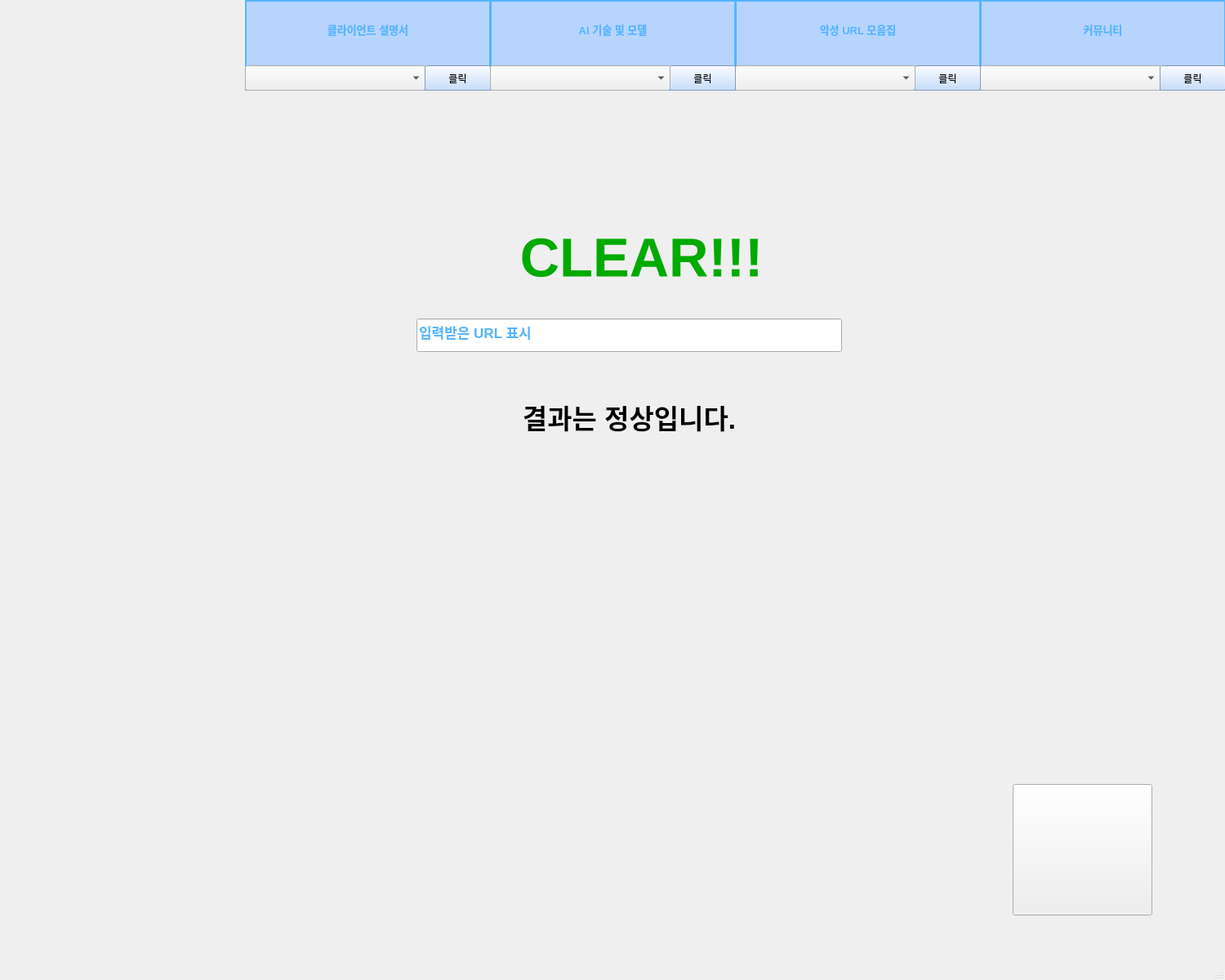
<?xml version="1.0" encoding="UTF-8"?>
<ui version="4.0">
 <class>MainWindow</class>
 <widget class="QMainWindow" name="MainWindow">
  <property name="geometry">
   <rect>
    <x>0</x>
    <y>0</y>
    <width>1500</width>
    <height>1200</height>
   </rect>
  </property>
  <property name="windowTitle">
   <string>Clear</string>
  </property>
  <property name="windowIcon">
   <iconset>
    <normaloff>web.png</normaloff>web.png</iconset>
  </property>
  <widget class="QWidget" name="centralwidget">
   <widget class="QLabel" name="label_9">
    <property name="geometry">
     <rect>
      <x>310</x>
      <y>10</y>
      <width>281</width>
      <height>51</height>
     </rect>
    </property>
    <property name="font">
     <font>
      <pointsize>10</pointsize>
      <weight>75</weight>
      <bold>true</bold>
     </font>
    </property>
    <property name="styleSheet">
     <string notr="true">color: rgb(83, 180, 255);
background-color: rgb(183, 212, 255);</string>
    </property>
    <property name="text">
     <string>클라이언트 설명서</string>
    </property>
    <property name="alignment">
     <set>Qt::AlignCenter</set>
    </property>
   </widget>
   <widget class="QPushButton" name="pushButton_5">
    <property name="geometry">
     <rect>
      <x>520</x>
      <y>80</y>
      <width>81</width>
      <height>31</height>
     </rect>
    </property>
    <property name="styleSheet">
     <string notr="true">color: rgb(0, 0, 0);
background-color: rgb(183, 212, 255);</string>
    </property>
    <property name="text">
     <string>클릭</string>
    </property>
   </widget>
   <widget class="QComboBox" name="comboBox_4">
    <property name="geometry">
     <rect>
      <x>300</x>
      <y>80</y>
      <width>221</width>
      <height>31</height>
     </rect>
    </property>
    <property name="focusPolicy">
     <enum>Qt::ClickFocus</enum>
    </property>
    <property name="whatsThis">
     <string>&lt;html&gt;&lt;head/&gt;&lt;body&gt;&lt;p&gt;&lt;br/&gt;&lt;/p&gt;&lt;/body&gt;&lt;/html&gt;</string>
    </property>
    <property name="styleSheet">
     <string notr="true"/>
    </property>
    <property name="placeholderText">
     <string>클라이언트 설명서</string>
    </property>
    <item>
     <property name="text">
      <string>클라이언트 버전</string>
     </property>
    </item>
    <item>
     <property name="text">
      <string>개발 도구</string>
     </property>
    </item>
    <item>
     <property name="text">
      <string extracomment="ㄹㅇㄴㄹㄴㅇㄹㄴ">공식 문서</string>
     </property>
    </item>
   </widget>
   <widget class="QListView" name="client_4">
    <property name="geometry">
     <rect>
      <x>300</x>
      <y>0</y>
      <width>301</width>
      <height>111</height>
     </rect>
    </property>
    <property name="styleSheet">
     <string notr="true">color: rgb(83, 180, 255);
background-color: rgb(183, 212, 255);</string>
    </property>
    <property name="frameShape">
     <enum>QFrame::WinPanel</enum>
    </property>
    <property name="frameShadow">
     <enum>QFrame::Plain</enum>
    </property>
   </widget>
   <widget class="QListView" name="client_3">
    <property name="geometry">
     <rect>
      <x>1200</x>
      <y>0</y>
      <width>301</width>
      <height>111</height>
     </rect>
    </property>
    <property name="styleSheet">
     <string notr="true">color: rgb(83, 180, 255);
background-color: rgb(183, 212, 255);</string>
    </property>
    <property name="frameShape">
     <enum>QFrame::WinPanel</enum>
    </property>
    <property name="frameShadow">
     <enum>QFrame::Plain</enum>
    </property>
   </widget>
   <widget class="QComboBox" name="comboBox_3">
    <property name="geometry">
     <rect>
      <x>1200</x>
      <y>80</y>
      <width>221</width>
      <height>31</height>
     </rect>
    </property>
    <property name="focusPolicy">
     <enum>Qt::ClickFocus</enum>
    </property>
    <property name="whatsThis">
     <string>&lt;html&gt;&lt;head/&gt;&lt;body&gt;&lt;p&gt;&lt;br/&gt;&lt;/p&gt;&lt;/body&gt;&lt;/html&gt;</string>
    </property>
    <property name="styleSheet">
     <string notr="true"/>
    </property>
    <property name="placeholderText">
     <string>클라이언트 설명서</string>
    </property>
    <item>
     <property name="text">
      <string>Q &amp; A</string>
     </property>
    </item>
    <item>
     <property name="text">
      <string extracomment="ㄹㅇㄴㄹㄴㅇㄹㄴ">자유 게시판</string>
     </property>
    </item>
   </widget>
   <widget class="QLabel" name="label_8">
    <property name="geometry">
     <rect>
      <x>1210</x>
      <y>10</y>
      <width>281</width>
      <height>51</height>
     </rect>
    </property>
    <property name="font">
     <font>
      <pointsize>10</pointsize>
      <weight>75</weight>
      <bold>true</bold>
     </font>
    </property>
    <property name="styleSheet">
     <string notr="true">color: rgb(83, 180, 255);
background-color: rgb(183, 212, 255);</string>
    </property>
    <property name="text">
     <string>커뮤니티</string>
    </property>
    <property name="alignment">
     <set>Qt::AlignCenter</set>
    </property>
   </widget>
   <widget class="QPushButton" name="pushButton_3">
    <property name="geometry">
     <rect>
      <x>1120</x>
      <y>80</y>
      <width>81</width>
      <height>31</height>
     </rect>
    </property>
    <property name="styleSheet">
     <string notr="true">color: rgb(0, 0, 0);
background-color: rgb(183, 212, 255);</string>
    </property>
    <property name="text">
     <string>클릭</string>
    </property>
   </widget>
   <widget class="QListView" name="client_2">
    <property name="geometry">
     <rect>
      <x>900</x>
      <y>0</y>
      <width>301</width>
      <height>111</height>
     </rect>
    </property>
    <property name="styleSheet">
     <string notr="true">color: rgb(83, 180, 255);
background-color: rgb(183, 212, 255);</string>
    </property>
    <property name="frameShape">
     <enum>QFrame::WinPanel</enum>
    </property>
    <property name="frameShadow">
     <enum>QFrame::Plain</enum>
    </property>
   </widget>
   <widget class="QLabel" name="label_7">
    <property name="geometry">
     <rect>
      <x>910</x>
      <y>10</y>
      <width>281</width>
      <height>51</height>
     </rect>
    </property>
    <property name="font">
     <font>
      <pointsize>10</pointsize>
      <weight>75</weight>
      <bold>true</bold>
     </font>
    </property>
    <property name="styleSheet">
     <string notr="true">color: rgb(83, 180, 255);
background-color: rgb(183, 212, 255);</string>
    </property>
    <property name="text">
     <string>악성 URL 모음집</string>
    </property>
    <property name="alignment">
     <set>Qt::AlignCenter</set>
    </property>
   </widget>
   <widget class="QComboBox" name="comboBox_2">
    <property name="geometry">
     <rect>
      <x>900</x>
      <y>80</y>
      <width>221</width>
      <height>31</height>
     </rect>
    </property>
    <property name="focusPolicy">
     <enum>Qt::ClickFocus</enum>
    </property>
    <property name="whatsThis">
     <string>&lt;html&gt;&lt;head/&gt;&lt;body&gt;&lt;p&gt;&lt;br/&gt;&lt;/p&gt;&lt;/body&gt;&lt;/html&gt;</string>
    </property>
    <property name="styleSheet">
     <string notr="true"/>
    </property>
    <property name="placeholderText">
     <string>클라이언트 설명서</string>
    </property>
    <item>
     <property name="text">
      <string>피싱 URL</string>
     </property>
    </item>
   </widget>
   <widget class="QListView" name="client">
    <property name="geometry">
     <rect>
      <x>600</x>
      <y>0</y>
      <width>301</width>
      <height>111</height>
     </rect>
    </property>
    <property name="styleSheet">
     <string notr="true">color: rgb(83, 180, 255);
background-color: rgb(183, 212, 255);</string>
    </property>
    <property name="frameShape">
     <enum>QFrame::WinPanel</enum>
    </property>
    <property name="frameShadow">
     <enum>QFrame::Plain</enum>
    </property>
   </widget>
   <widget class="QLabel" name="label_6">
    <property name="geometry">
     <rect>
      <x>610</x>
      <y>10</y>
      <width>281</width>
      <height>51</height>
     </rect>
    </property>
    <property name="font">
     <font>
      <pointsize>10</pointsize>
      <weight>75</weight>
      <bold>true</bold>
     </font>
    </property>
    <property name="styleSheet">
     <string notr="true">color: rgb(83, 180, 255);
background-color: rgb(183, 212, 255);</string>
    </property>
    <property name="text">
     <string>AI 기술 및 모델</string>
    </property>
    <property name="alignment">
     <set>Qt::AlignCenter</set>
    </property>
   </widget>
   <widget class="QPushButton" name="pushButton_2">
    <property name="geometry">
     <rect>
      <x>820</x>
      <y>80</y>
      <width>81</width>
      <height>31</height>
     </rect>
    </property>
    <property name="styleSheet">
     <string notr="true">color: rgb(0, 0, 0);
background-color: rgb(183, 212, 255);</string>
    </property>
    <property name="text">
     <string>클릭</string>
    </property>
   </widget>
   <widget class="QComboBox" name="comboBox">
    <property name="geometry">
     <rect>
      <x>600</x>
      <y>80</y>
      <width>221</width>
      <height>31</height>
     </rect>
    </property>
    <property name="focusPolicy">
     <enum>Qt::ClickFocus</enum>
    </property>
    <property name="whatsThis">
     <string>&lt;html&gt;&lt;head/&gt;&lt;body&gt;&lt;p&gt;&lt;br/&gt;&lt;/p&gt;&lt;/body&gt;&lt;/html&gt;</string>
    </property>
    <property name="styleSheet">
     <string notr="true"/>
    </property>
    <property name="placeholderText">
     <string>클라이언트 설명서</string>
    </property>
    <item>
     <property name="text">
      <string>분류 모델 후보</string>
     </property>
    </item>
    <item>
     <property name="text">
      <string>선정된 모델</string>
     </property>
    </item>
    <item>
     <property name="text">
      <string extracomment="ㄹㅇㄴㄹㄴㅇㄹㄴ">사용된 빅데이터</string>
     </property>
    </item>
   </widget>
   <widget class="QPushButton" name="pushButton_4">
    <property name="geometry">
     <rect>
      <x>1420</x>
      <y>80</y>
      <width>81</width>
      <height>31</height>
     </rect>
    </property>
    <property name="styleSheet">
     <string notr="true">color: rgb(0, 0, 0);
background-color: rgb(183, 212, 255);</string>
    </property>
    <property name="text">
     <string>클릭</string>
    </property>
   </widget>
   <widget class="QLabel" name="label">
    <property name="geometry">
     <rect>
      <x>490</x>
      <y>240</y>
      <width>591</width>
      <height>151</height>
     </rect>
    </property>
    <property name="font">
     <font>
      <pointsize>50</pointsize>
      <weight>75</weight>
      <bold>true</bold>
     </font>
    </property>
    <property name="styleSheet">
     <string notr="true">color: rgb(0, 170, 0);</string>
    </property>
    <property name="text">
     <string>CLEAR!!!</string>
    </property>
    <property name="alignment">
     <set>Qt::AlignCenter</set>
    </property>
   </widget>
   <widget class="QLineEdit" name="lineEdit">
    <property name="geometry">
     <rect>
      <x>510</x>
      <y>390</y>
      <width>521</width>
      <height>41</height>
     </rect>
    </property>
    <property name="font">
     <font>
      <pointsize>13</pointsize>
      <weight>75</weight>
      <bold>true</bold>
     </font>
    </property>
    <property name="styleSheet">
     <string notr="true">color: rgb(83, 180, 255);
</string>
    </property>
    <property name="text">
     <string>입력받은 URL 표시</string>
    </property>
   </widget>
   <widget class="QLabel" name="label_2">
    <property name="geometry">
     <rect>
      <x>510</x>
      <y>440</y>
      <width>521</width>
      <height>141</height>
     </rect>
    </property>
    <property name="font">
     <font>
      <pointsize>25</pointsize>
      <weight>75</weight>
      <bold>true</bold>
     </font>
    </property>
    <property name="layoutDirection">
     <enum>Qt::LeftToRight</enum>
    </property>
    <property name="styleSheet">
     <string notr="true">color: rgb(0, 0, 0);</string>
    </property>
    <property name="text">
     <string>결과는 정상입니다.</string>
    </property>
    <property name="alignment">
     <set>Qt::AlignCenter</set>
    </property>
   </widget>
   <widget class="QPushButton" name="pushButton">
    <property name="geometry">
     <rect>
      <x>1240</x>
      <y>960</y>
      <width>171</width>
      <height>161</height>
     </rect>
    </property>
    <property name="text">
     <string/>
    </property>
    <property name="icon">
     <iconset>
      <normaloff>home.png</normaloff>home.png</iconset>
    </property>
    <property name="iconSize">
     <size>
      <width>150</width>
      <height>150</height>
     </size>
    </property>
   </widget>
   <zorder>client_3</zorder>
   <zorder>comboBox_3</zorder>
   <zorder>label_8</zorder>
   <zorder>client_2</zorder>
   <zorder>pushButton_3</zorder>
   <zorder>client_4</zorder>
   <zorder>label_9</zorder>
   <zorder>comboBox_4</zorder>
   <zorder>pushButton_5</zorder>
   <zorder>label_7</zorder>
   <zorder>comboBox_2</zorder>
   <zorder>client</zorder>
   <zorder>label_6</zorder>
   <zorder>pushButton_2</zorder>
   <zorder>comboBox</zorder>
   <zorder>pushButton_4</zorder>
   <zorder>label</zorder>
   <zorder>lineEdit</zorder>
   <zorder>label_2</zorder>
   <zorder>pushButton</zorder>
  </widget>
  <widget class="QMenuBar" name="menubar">
   <property name="geometry">
    <rect>
     <x>0</x>
     <y>0</y>
     <width>1500</width>
     <height>22</height>
    </rect>
   </property>
  </widget>
  <widget class="QStatusBar" name="statusbar"/>
 </widget>
 <resources/>
 <connections/>
</ui>
